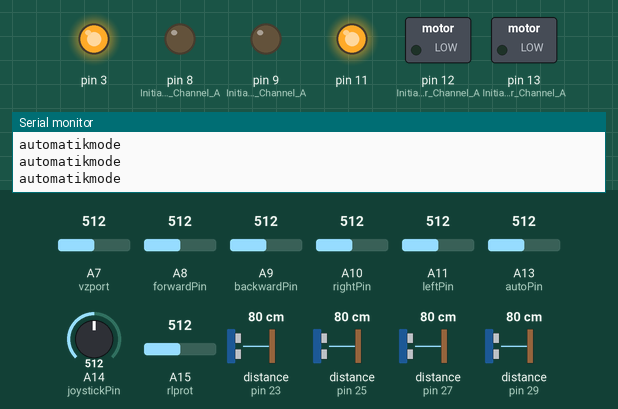
Recording of a sketch running on a simulated Arduino Mega 2560, built with avr-gcc and run on an emulated ATmega2560. Shown: switched loads named in the sketch (green lamp = pin HIGH), output pins drawn as LEDs (lit = HIGH), the last lines printed to the serial monitor. Wiring (inferred from the names in the program): 4 × ultrasonic range finder: trigger pin 22, echo pin 23 / trigger pin 24, echo pin 25 / trigger pin 26, echo pin 27 / trigger pin 28, echo pin 29. The inputs (shaded band) are chosen by the test bench; at power-on: A13 (autoPin) = 512, distance to the obstacle (sensors on pin 29, pin 23, pin 25, pin 27) 80 cm, A7 (vzport) = 512, A8 (forwardPin) = 512, A9 (backwardPin) = 512, A10 (rightPin) = 512, A11 (leftPin) = 512, A14 (joystickPin) = 512, A15 (rlprot) = 512. The echo pulse lasts 58.3 µs per cm; pins used as bus, display or sensor lines are not drawn.

Above: at 1.3 s.
1.4 s: A13 (autoPin) set to 107
3.2 s: A13 (autoPin) set to 95
At 5.0 s:
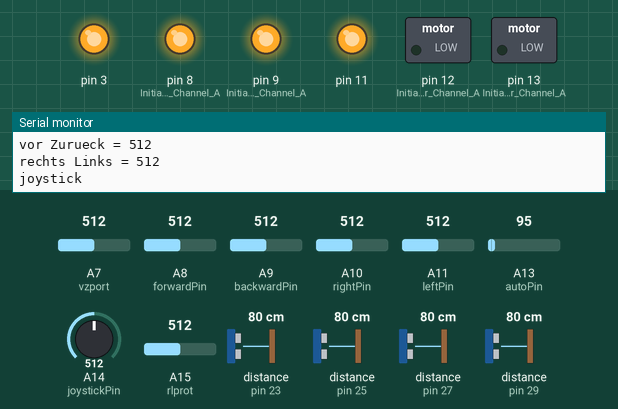
5.7 s: A13 (autoPin) set to 306
At 6.6 s:
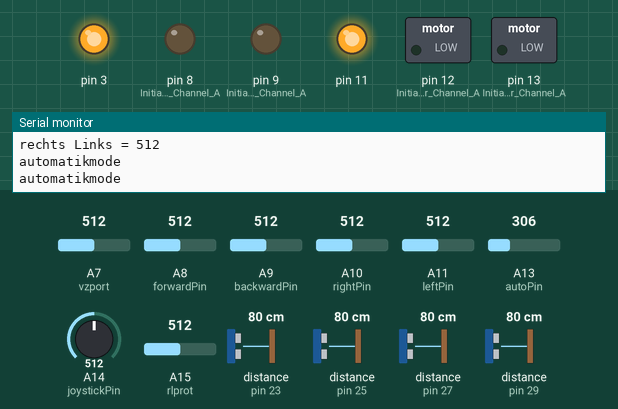
7.7 s: distance to the obstacle (sensor on pin 29) set to 13 cm
9.2 s: distance to the obstacle (sensor on pin 29) set to 10 cm
At 10.5 s:
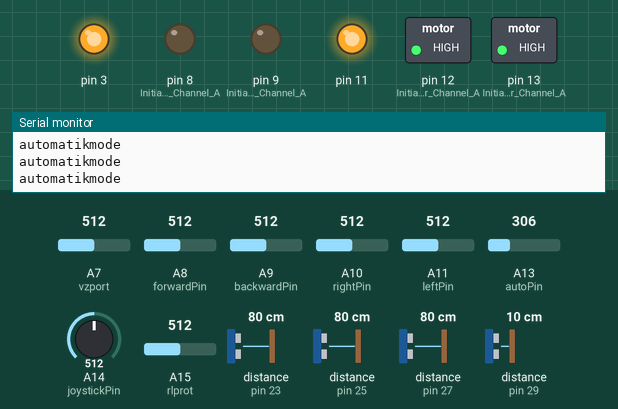
10.8 s: distance to the obstacle (sensor on pin 23) set to 24 cm
12.3 s: distance to the obstacle (sensor on pin 23) set to 18 cm
At 12.9 s:
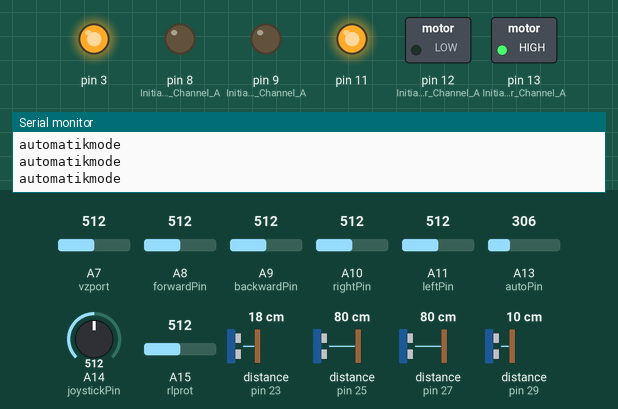
Timing chart, 0 to 14.9 s (numbered marks = the images above; inputs shaded):
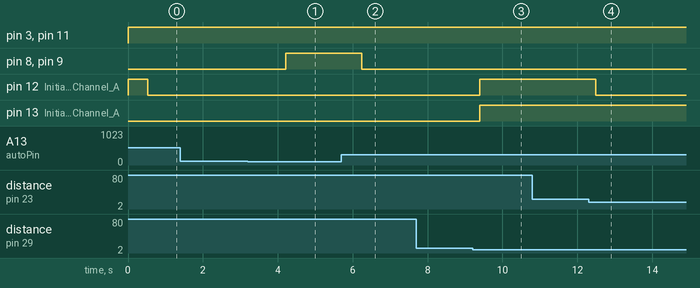

The sketch:

arduinogetswifisignal.ino
```cpp
 //i galb irgendepes mit tx und rx, keine ahung

int vzport = A7;    //joystick vor zurueck
int rlprot = A15;   //joystick rechts links
int vzvalue = 0;
int rlvalue = 0;

//wlan
int forwardPin = A8;
int backwardPin = A9;
int rightPin = A10;
int leftPin = A11;

int forwardValue = 0;
int backwardValue = 0;
int rightValue = 0;
int leftValue = 0;

int handyPin = A12;
int autoPin = A13;
int joystickPin = A14;
int mode = 1;

//sensoren
const int sensorlinksTrigger = 22;
const int sensorlinksEcho = 23;
const int sensormitteTrigger = 24;
const int sensormitteEcho = 25;
const int sensorrechtsTrigger = 26;
const int sensorrechtsEcho = 27;
const int sensoruntenTrigger = 28;
const int sensoruntenEcho = 29;


boolean obgas = true;

int cm = 0;

void setup() {

  //Setup Channel A
  pinMode(12, OUTPUT); //Initiates Motor Channel A pin
  pinMode(9, OUTPUT); //Initiates Brake Channel A pin

  //Setup Channel B
  pinMode(13, OUTPUT); //Initiates Motor Channel A pin
  pinMode(8, OUTPUT);  //Initiates Brake Channel A pin

  pinMode(sensormitteTrigger, OUTPUT);
  pinMode(sensormitteEcho, INPUT);
  pinMode(sensorlinksTrigger, OUTPUT);
  pinMode(sensorlinksEcho, INPUT);
  pinMode(sensorrechtsTrigger, OUTPUT);
  pinMode(sensorrechtsEcho, INPUT);
  pinMode(sensoruntenTrigger, OUTPUT);
  pinMode(sensoruntenEcho, INPUT);

  pinMode(handyPin, INPUT);
  pinMode(autoPin, INPUT);
  pinMode(joystickPin, INPUT);

  pinMode(rlprot, INPUT);
  pinMode(vzport, INPUT);

  Serial.begin(9600);

}

void loop() {

  forwardValue = analogRead(forwardPin);
  backwardValue = analogRead(backwardPin);
  rightValue = analogRead(rightPin);
  leftValue = analogRead(leftPin);

/*
  Serial.println("serr");
  Serial.println(forwardValue);
  Serial.println(backwardValue);
  Serial.println(rightValue);
  Serial.println(leftValue);
*/


  if (mode == 1) {
    halbmanual();
  } else if (mode == 2) {
    automatisch();
  } else if (mode == 3) {
    joystick();
  } else {
    Serial.println("den modus gebs gornet");
  }


  //Serial.println(analogRead(autoPin));
  if (ison(analogRead(autoPin))) {
    Serial.println("automatikmode");
    mode = 2;
  } else if (ison(analogRead(joystickPin))){
    Serial.println("joystick");
    mode = 3;
  } else if (ison(analogRead(handyPin))) {
    Serial.println("wlan");
    mode = 1;
  } else {
    Serial.println("wlan 2");
    mode = 1;
  }

  delay(500);

}

boolean ison(int value) {

  if (value > 100) {
    return true;
  } else {
    return false;
  }

}

void joystick() {

  vzvalue = analogRead(vzport);
  rlvalue = analogRead(rlprot);

  Serial.print("vor Zurueck = ");
  Serial.print(vzvalue);
  Serial.print('\n');

  Serial.print("rechts Links = ");
  Serial.print(rlvalue);
  Serial.print('\n');

  if (rlvalue < 200) {
    Serial.println("iatz rechts");
    right();
  } else if (rlvalue > 1000) {
    Serial.println("iatz links");
    left();
  } else if (vzvalue < 200) {
    Serial.println("iatz vor");
    forward();
  } else if (vzvalue > 1000) {
    Serial.println("iatz zrug");
    back();
  } else {
    stopp();
  }

}


void halbmanual () {
  if (ison(leftValue)) {
    Serial.println("iatz links");
    left();
  } else if (ison(rightValue)) {
    Serial.println("iatz rechts");
    right();
  } else if (ison(backwardValue)) {
    Serial.println("iatz zrug");
    back();
  } else if (ison(forwardValue)) {
    cm = getdistance(sensormitteTrigger, sensormitteEcho);
    Serial.println("iatz vor");
    Serial.print(cm);
    Serial.print("cm");
    Serial.print('\n');
    if (cm > 10) {
      forward();
    } else {
      stopp();
    }
  } else {
    stopp();
  }
}

void automatisch() {

  if (getdistance(sensorlinksTrigger, sensorlinksEcho) < 20 or getdistance(sensormitteTrigger, sensormitteEcho) < 25 or getdistance(sensorrechtsTrigger, sensorrechtsEcho) < 20 or getdistance(sensoruntenTrigger, sensoruntenEcho) > 10) {
      obgas = false;
      changedir();
  }else{
    forward();
    obgas=true;
  }

}

void changedir(){
  while(!obgas){ //richtung wechseln
    if(getdistance(sensoruntenTrigger, sensoruntenEcho) > 10){
      for(int i=0;i<100; ++i ){
        back();
      }
    }else if (getdistance(sensorlinksTrigger, sensorlinksEcho) < 20) {
      if(getdistance(sensorlinksTrigger, sensorlinksEcho) < 20 and getdistance(sensorrechtsTrigger, sensorrechtsEcho) < 20){
        for(int i=0; i<100; ++i){
          back();
        }
        for(int j=0; j<100; ++j){
          left();
        }
      }else if(getdistance(sensorrechtsTrigger, sensorrechtsEcho) < getdistance(sensorlinksTrigger, sensorlinksEcho)){
         left();
      }else{
        right();
      }
    }else if(getdistance(sensormitteTrigger, sensormitteEcho) < 25){
      if(getdistance(sensorlinksTrigger, sensorlinksEcho) < getdistance(sensorrechtsTrigger, sensorrechtsEcho)){
        right();
      }else{
        left();
      }
    }else if (getdistance(sensorrechtsTrigger, sensorrechtsEcho) <20){
      if(getdistance(sensorlinksTrigger, sensorlinksEcho) < 20 and getdistance(sensorrechtsTrigger, sensorrechtsEcho) < 20){
        for(int i=0; i<100; ++i){
          back();
        }
        for(int j=0; j<100; ++j){
          right();
        }
      }else if(getdistance(sensorrechtsTrigger, sensorrechtsEcho) < getdistance(sensorlinksTrigger, sensorlinksEcho)){
         left();
      }else{
        right();
      }
    }
    obgas=true;
  }
}

void forward(){
  digitalWrite(12, HIGH); //Establishes forward direction of Channel A
  digitalWrite(9, LOW);   //Disengage the Brake for Channel A
  analogWrite(3, 255);   //Spins the motor on Channel A at full speed

  digitalWrite(13, HIGH);  //Establishes backward direction of Channel B
  digitalWrite(8, LOW);   //Disengage the Brake for Channel B
  analogWrite(11, 255);
}

void back(){
  digitalWrite(12, LOW); //Establishes forward direction of Channel A
  digitalWrite(9, LOW);   //Disengage the Brake for Channel A
  analogWrite(3, 255);   //Spins the motor on Channel A at full speed

  digitalWrite(13, LOW);  //Establishes backward direction of Channel B
  digitalWrite(8, LOW);   //Disengage the Brake for Channel B
  analogWrite(11, 255);
}

void left(){
  digitalWrite(12, HIGH); //Establishes forward direction of Channel A
  digitalWrite(9, LOW);   //Disengage the Brake for Channel A
  analogWrite(3, 255);   //Spins the motor on Channel A at full speed

  digitalWrite(13, LOW);  //Establishes backward direction of Channel B
  digitalWrite(8, LOW);   //Disengage the Brake for Channel B
  analogWrite(11, 255);
}

void right(){
  digitalWrite(12, LOW); //Establishes forward direction of Channel A
  digitalWrite(9, LOW);   //Disengage the Brake for Channel A
  analogWrite(3, 255);   //Spins the motor on Channel A at full speed

  digitalWrite(13, HIGH);  //Establishes backward direction of Channel B
  digitalWrite(8, LOW);   //Disengage the Brake for Channel B
  analogWrite(11, 255);
}

void stopp(){
  digitalWrite(8, HIGH);
  digitalWrite(9, HIGH);
}

int getdistance (int trigger,int echo) {
  long duration, cm;
  digitalWrite(trigger, LOW);
  delayMicroseconds(2);
  digitalWrite(trigger, HIGH);
  delayMicroseconds(10);
  digitalWrite(trigger, LOW);
  duration = pulseIn(echo, HIGH);
  cm = microsecondsToCentimeters(duration);
  return cm;
}

long microsecondsToCentimeters(long microseconds) {
  return microseconds / 29 / 2;
}
```

Measured:
- the behaviour switches between 101 and 100 on A13 (autoPin) (found by bisection; images 0 and 1)
- the behaviour switches between 12 and 11 cm on distance to the obstacle (sensor on pin 29) (found by bisection; images 2 and 3)
- the behaviour switches between 21 and 20 cm on distance to the obstacle (sensor on pin 23) (found by bisection; images 3 and 4)
- after the input at 3.2 s, pin 8 (Initiates_Brake_Channel_A), pin 9 (Initiates_Brake_Channel_A): LOW → HIGH after 1.0 s
- after the input at 5.7 s, pin 8 (Initiates_Brake_Channel_A), pin 9 (Initiates_Brake_Channel_A): HIGH → LOW after 0.55 s
- after the input at 9.2 s, pin 12 (Initiates_Motor_Channel_A), pin 13 (Initiates_Motor_Channel_A): LOW → HIGH after 0.19 s
- after the input at 12.3 s, pin 12 (Initiates_Motor_Channel_A): HIGH → LOW after 0.19 s
